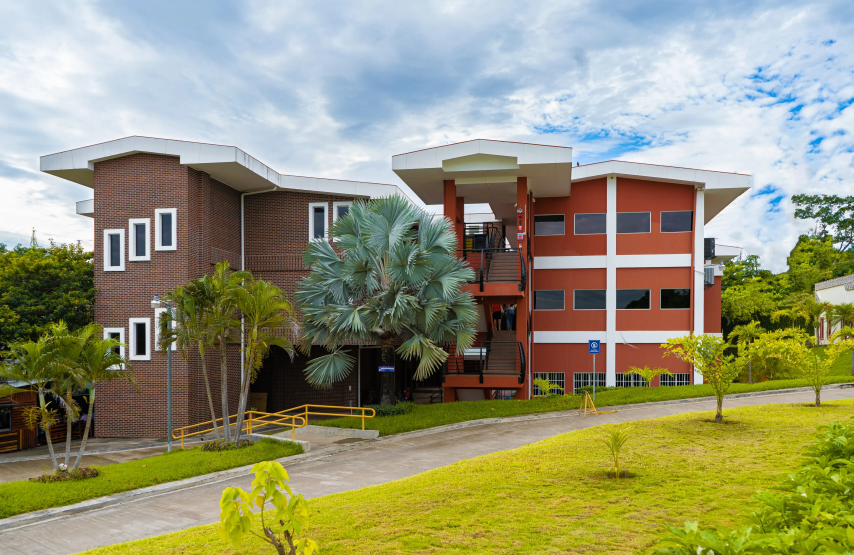
#> input picture semana11a3/edificio.webp, 2560 x 1665 px (shown at 1/3 size)
$ python ejemplo2.py
#> lines starting #> are read from the running program, lines starting #| are printed output that depends on the picture
#Cambios de tamanio
from PIL import Image

foto = Image.open("edificio.webp")
#> foto is the input picture: PIL image 2560x1665 RGB; mean R, G, B 148, 148.4, 117.1
#print("Tamaño: ",foto.size)
cambio = foto.resize((300,200))
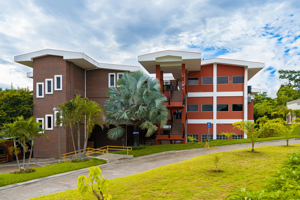
#> cambio: PIL image 300x200 RGB; mean R, G, B 148, 148.4, 117.1
#cambio.show()

#foto.thumbnail((200,200))
#foto.show()

#Rotacion
rotada = foto.rotate(90)
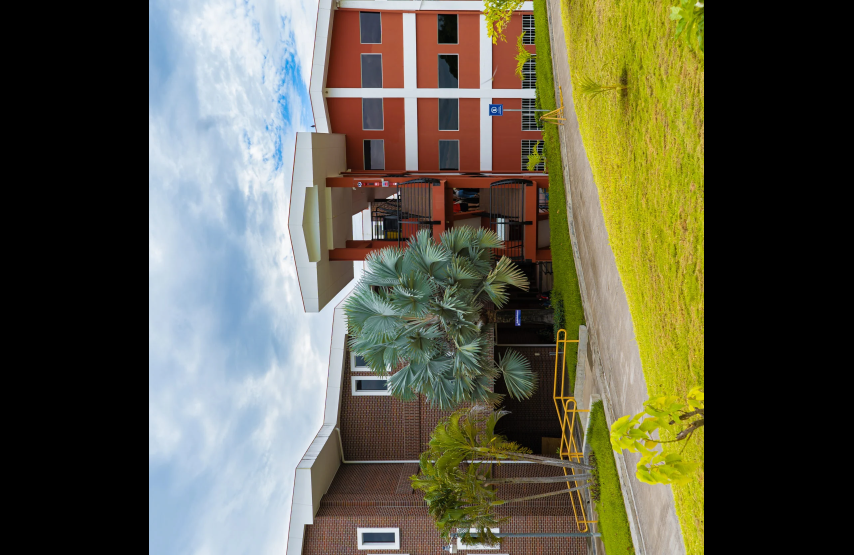
#> rotada: PIL image 2560x1665 RGB (shown at 1/3 size); mean R, G, B 93.8, 92.2, 73.5
#rotada.show()

volteado = foto.transpose(Image.FLIP_LEFT_RIGHT)
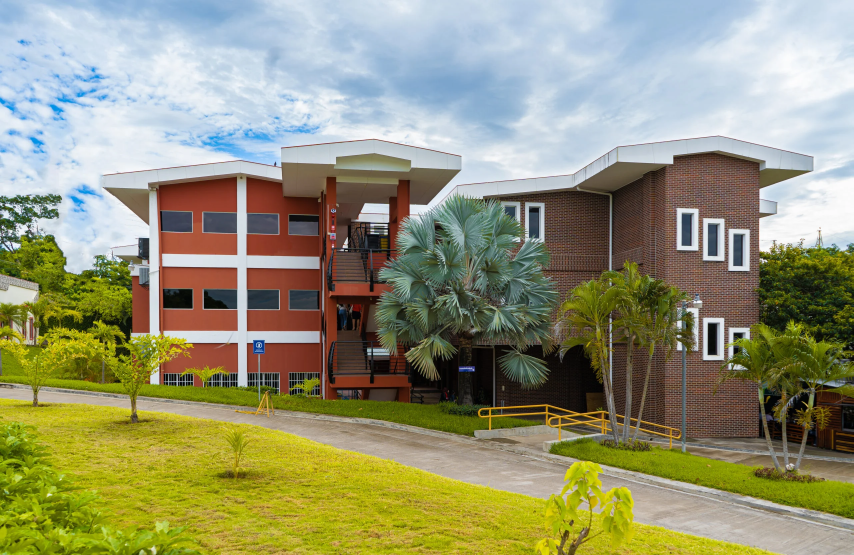
#> volteado: PIL image 2560x1665 RGB (shown at 1/3 size); mean R, G, B 148, 148.4, 117.1
volteado.show()

volteado2 = foto.transpose(Image.FLIP_TOP_BOTTOM)
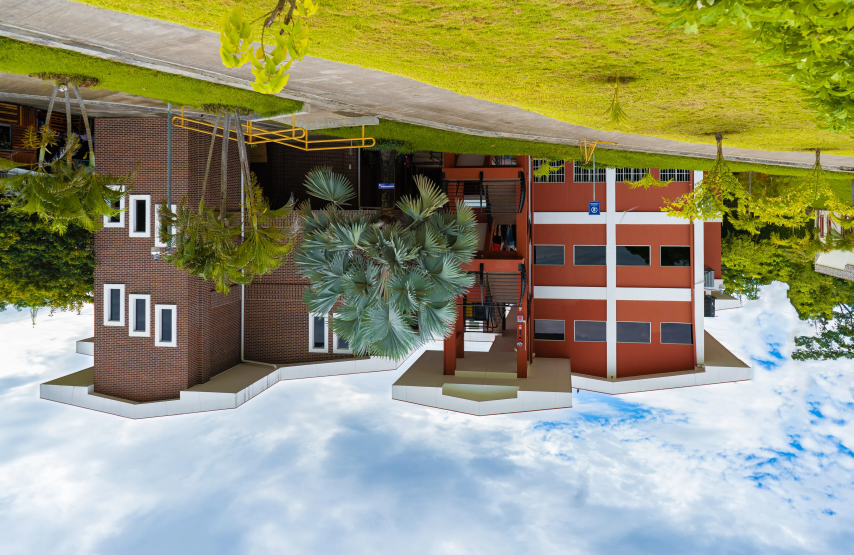
#> volteado2: PIL image 2560x1665 RGB (shown at 1/3 size); mean R, G, B 148, 148.4, 117.1
volteado2.show()
